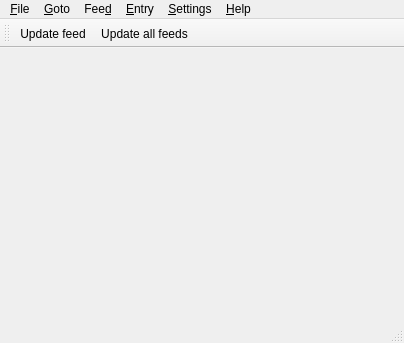
<?xml version="1.0" encoding="UTF-8"?>
<ui version="4.0">
 <class>MainWindow</class>
 <widget class="QMainWindow" name="MainWindow">
  <property name="geometry">
   <rect>
    <x>0</x>
    <y>0</y>
    <width>404</width>
    <height>343</height>
   </rect>
  </property>
  <property name="windowTitle">
   <string notr="true">QRSS</string>
  </property>
  <property name="windowIcon">
   <iconset resource="../qrss.qrc">
    <normaloff>:/icons/icons/qrss.svg</normaloff>:/icons/icons/qrss.svg</iconset>
  </property>
  <widget class="QWidget" name="centralwidget"/>
  <widget class="QMenuBar" name="menubar">
   <property name="geometry">
    <rect>
     <x>0</x>
     <y>0</y>
     <width>404</width>
     <height>20</height>
    </rect>
   </property>
   <widget class="QMenu" name="menu_File">
    <property name="title">
     <string>&amp;File</string>
    </property>
    <addaction name="actionExport"/>
    <addaction name="actionImport"/>
    <addaction name="actionExit"/>
   </widget>
   <widget class="QMenu" name="menuF_eed">
    <property name="title">
     <string>Fee&amp;d</string>
    </property>
    <addaction name="actionFeedAdd"/>
    <addaction name="actionFeedDelete"/>
    <addaction name="actionFeedProperties"/>
    <addaction name="separator"/>
    <addaction name="actionFeedMarkRead"/>
    <addaction name="actionFeedMarkReadAll"/>
    <addaction name="separator"/>
    <addaction name="actionFeedUpdate"/>
    <addaction name="actionFeedUpdateAll"/>
   </widget>
   <widget class="QMenu" name="menu_Entry">
    <property name="title">
     <string>&amp;Entry</string>
    </property>
    <addaction name="actionEntryOpenTab"/>
    <addaction name="actionEntryOpenBrowser"/>
    <addaction name="separator"/>
    <addaction name="actionEntryMarkImportant"/>
    <addaction name="actionEntryMarkNew"/>
    <addaction name="actionEntryDelete"/>
   </widget>
   <widget class="QMenu" name="menu_Help">
    <property name="title">
     <string>&amp;Help</string>
    </property>
    <addaction name="actionHelpAbout"/>
    <addaction name="actionHelpAboutQt"/>
   </widget>
   <widget class="QMenu" name="menu_Goto">
    <property name="title">
     <string>&amp;Goto</string>
    </property>
    <addaction name="actionGotoEntryPrev"/>
    <addaction name="actionGotoEntryPrevUnread"/>
    <addaction name="actionGotoEntryNext"/>
    <addaction name="actionGotoEntryNextUnread"/>
    <addaction name="separator"/>
    <addaction name="actionGotoFeedPrev"/>
    <addaction name="actionGotoFeedPrevUnread"/>
    <addaction name="actionGotoFeedNext"/>
    <addaction name="actionGotoFeedNextUnread"/>
   </widget>
   <widget class="QMenu" name="menu_Settings">
    <property name="title">
     <string>&amp;Settings</string>
    </property>
    <addaction name="actionSettings"/>
   </widget>
   <addaction name="menu_File"/>
   <addaction name="menu_Goto"/>
   <addaction name="menuF_eed"/>
   <addaction name="menu_Entry"/>
   <addaction name="menu_Settings"/>
   <addaction name="menu_Help"/>
  </widget>
  <widget class="QStatusBar" name="statusbar"/>
  <widget class="QToolBar" name="toolBar">
   <property name="windowTitle">
    <string>toolBar</string>
   </property>
   <attribute name="toolBarArea">
    <enum>TopToolBarArea</enum>
   </attribute>
   <attribute name="toolBarBreak">
    <bool>false</bool>
   </attribute>
   <addaction name="actionFeedUpdate"/>
   <addaction name="actionFeedUpdateAll"/>
  </widget>
  <action name="actionExit">
   <property name="text">
    <string>E&amp;xit</string>
   </property>
  </action>
  <action name="actionExport">
   <property name="text">
    <string>&amp;Export</string>
   </property>
  </action>
  <action name="actionImport">
   <property name="text">
    <string>&amp;Import</string>
   </property>
  </action>
  <action name="actionFeedAdd">
   <property name="text">
    <string>&amp;Add</string>
   </property>
   <property name="shortcut">
    <string>Ins</string>
   </property>
  </action>
  <action name="actionFeedDelete">
   <property name="text">
    <string>&amp;Delete</string>
   </property>
   <property name="shortcut">
    <string>Alt+Del</string>
   </property>
  </action>
  <action name="actionFeedProperties">
   <property name="text">
    <string>&amp;Properties</string>
   </property>
   <property name="shortcut">
    <string>F2</string>
   </property>
  </action>
  <action name="actionFeedMarkRead">
   <property name="text">
    <string>Mark as read</string>
   </property>
   <property name="shortcut">
    <string>Ctrl+R</string>
   </property>
  </action>
  <action name="actionFeedMarkReadAll">
   <property name="text">
    <string>Mark all as read</string>
   </property>
   <property name="shortcut">
    <string>Ctrl+Shift+R</string>
   </property>
  </action>
  <action name="actionFeedUpdate">
   <property name="text">
    <string>Update feed</string>
   </property>
   <property name="shortcut">
    <string>F5</string>
   </property>
  </action>
  <action name="actionFeedUpdateAll">
   <property name="text">
    <string>Update all feeds</string>
   </property>
   <property name="shortcut">
    <string>Ctrl+L</string>
   </property>
  </action>
  <action name="actionEntryOpenTab">
   <property name="text">
    <string>Open in new tab</string>
   </property>
   <property name="shortcut">
    <string>Shift+Return</string>
   </property>
  </action>
  <action name="actionEntryOpenBrowser">
   <property name="text">
    <string>Open in browser</string>
   </property>
   <property name="shortcut">
    <string>Ctrl+Shift+Return</string>
   </property>
  </action>
  <action name="actionEntryMarkImportant">
   <property name="text">
    <string>Mark as important</string>
   </property>
   <property name="shortcut">
    <string>Ctrl+I</string>
   </property>
  </action>
  <action name="actionEntryMarkNew">
   <property name="text">
    <string>Mark as New</string>
   </property>
   <property name="shortcut">
    <string>Ctrl+N</string>
   </property>
  </action>
  <action name="actionEntryDelete">
   <property name="text">
    <string>Delete</string>
   </property>
   <property name="shortcut">
    <string>Del</string>
   </property>
  </action>
  <action name="actionGotoEntryPrev">
   <property name="text">
    <string>Prev entry</string>
   </property>
   <property name="shortcut">
    <string>Left</string>
   </property>
  </action>
  <action name="actionGotoEntryPrevUnread">
   <property name="text">
    <string>Prev unread entry</string>
   </property>
   <property name="shortcut">
    <string>-</string>
   </property>
  </action>
  <action name="actionGotoEntryNext">
   <property name="text">
    <string>Next entry</string>
   </property>
   <property name="shortcut">
    <string>Right</string>
   </property>
  </action>
  <action name="actionGotoEntryNextUnread">
   <property name="text">
    <string>Next unread entry</string>
   </property>
   <property name="shortcut">
    <string>+</string>
   </property>
  </action>
  <action name="actionGotoFeedPrev">
   <property name="text">
    <string>Prev feed</string>
   </property>
   <property name="shortcut">
    <string>P</string>
   </property>
  </action>
  <action name="actionGotoFeedPrevUnread">
   <property name="text">
    <string>Prev unread feed</string>
   </property>
   <property name="shortcut">
    <string>Alt+-</string>
   </property>
  </action>
  <action name="actionGotoFeedNext">
   <property name="text">
    <string>Next feed</string>
   </property>
   <property name="shortcut">
    <string>N</string>
   </property>
  </action>
  <action name="actionGotoFeedNextUnread">
   <property name="text">
    <string>Next unread feed</string>
   </property>
   <property name="shortcut">
    <string>Alt++</string>
   </property>
  </action>
  <action name="actionHelpAbout">
   <property name="text">
    <string>About</string>
   </property>
  </action>
  <action name="actionHelpAboutQt">
   <property name="text">
    <string>About Qt</string>
   </property>
  </action>
  <action name="actionSettings">
   <property name="text">
    <string>QRSS settings</string>
   </property>
  </action>
 </widget>
 <resources>
  <include location="../qrss.qrc"/>
 </resources>
 <connections>
  <connection>
   <sender>actionExit</sender>
   <signal>triggered()</signal>
   <receiver>MainWindow</receiver>
   <slot>close()</slot>
   <hints>
    <hint type="sourcelabel">
     <x>-1</x>
     <y>-1</y>
    </hint>
    <hint type="destinationlabel">
     <x>201</x>
     <y>171</y>
    </hint>
   </hints>
  </connection>
 </connections>
</ui>
